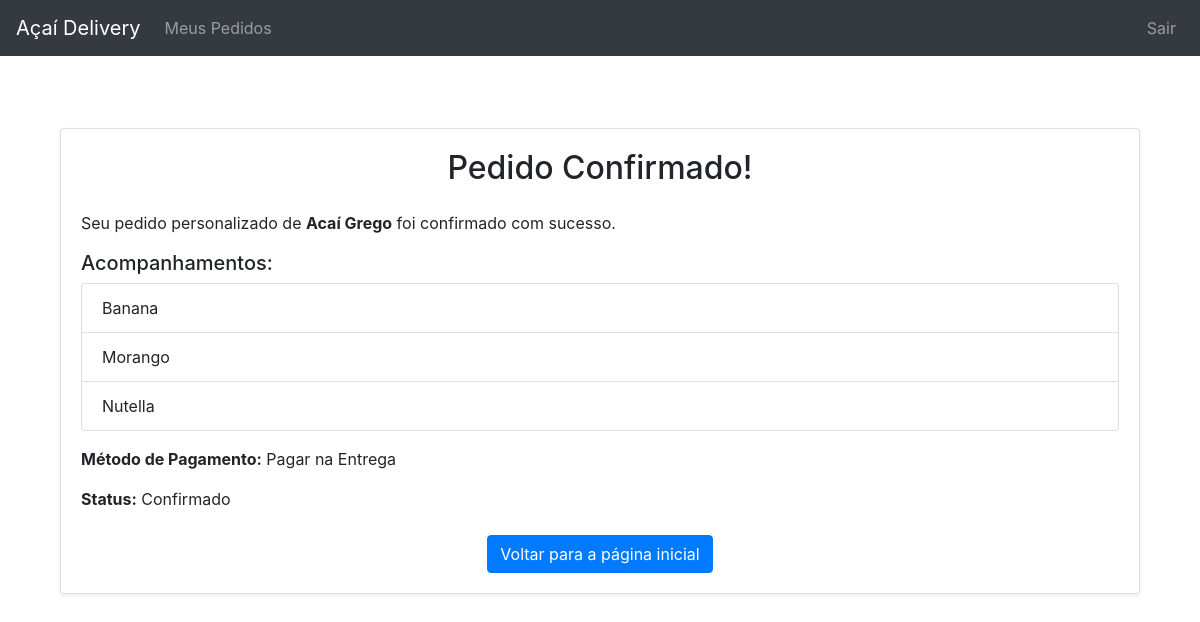
The page /pedido-confirmado/9/personalizado/ (signed in) on the database its author committed.
### pedido/models.py (models this page shows, shortened)
class PedidoPersonalizado(models.Model):
    usuario = models.ForeignKey(User, on_delete=models.CASCADE)
    sabor = models.ForeignKey(Sabor, on_delete=models.CASCADE)
    acompanhamentos = models.ManyToManyField(Acompanhamento, blank=True)
    tamanho = models.ForeignKey(Tamanho, on_delete=models.CASCADE)
    quantidade = models.PositiveIntegerField(default=1)
    data_pedido = models.DateTimeField(auto_now_add=True)
    METODOS_PAGAMENTO = [
        ('pagamento_na_entrega', 'Pagar na Entrega'),
    ]
    metodo_pagamento = models.CharField(max_length=20, choices=METODOS_PAGAMENTO, default='pagamento_na_entrega')
    STATUS_PEDIDO = [
        ('pendente', 'Pendente'),
        ('confirmado', 'Confirmado'),
        ('em_transito', 'Em Trânsito'),
        ('entregue', 'Entregue'),
    ]
    status = models.CharField(max_length=20, choices=STATUS_PEDIDO, default='pendente')

### ingrediente/models.py (models this page shows, shortened)
class Sabor(models.Model):
    nome = models.CharField(max_length=100)
    preco_adicional = models.DecimalField(max_digits=5, decimal_places=2)

class Acompanhamento(models.Model):
    nome = models.CharField(max_length=100)
    preco_adicional = models.DecimalField(max_digits=5, decimal_places=2)

### pedido/views.py (the view)
# urls.py: path('pedido-confirmado/<int:pedido_id>/<str:tipo_pedido>/', views.pedido_confirmado, name='pedido_confirmado'),
@login_required
def pedido_confirmado(request, pedido_id, tipo_pedido):
    if tipo_pedido == 'produto':
        pedido = get_object_or_404(PedidoProduto, id=pedido_id)
    elif tipo_pedido == 'personalizado':
        pedido = get_object_or_404(PedidoPersonalizado, id=pedido_id)
    else:
        return render(request, 'pedido/erro.html', {'mensagem': 'Tipo de pedido inválido.'})
    return render(request, 'pedido/pedido_confirmado.html', {'pedido': pedido, 'tipo_pedido': tipo_pedido})

### templates/pedido/pedido_confirmado.html
{% extends 'base.html' %}
{% block content %}
<div class="container mt-5">
    <div class="card shadow-sm">
        <div class="card-body">
            <h2 class="card-title text-center">Pedido Confirmado!</h2>
            <div class="mt-4">
                {% if tipo_pedido == 'produto' %}
                    <p>Seu pedido de <strong>{{ pedido.produto.nome }}</strong> foi confirmado com sucesso.</p>
                {% elif tipo_pedido == 'personalizado' %}
                    <p>Seu pedido personalizado de <strong>{{ pedido.sabor.nome }}</strong> foi confirmado com sucesso.</p>
                    <h5 class="mt-3">Acompanhamentos:</h5>
                    <ul class="list-group mb-3">
                        {% for acompanhamento in pedido.acompanhamentos.all %}
                            <li class="list-group-item">{{ acompanhamento.nome }}</li>
                        {% empty %}
                            <li class="list-group-item">Nenhum acompanhamento selecionado</li>
                        {% endfor %}
                    </ul>
                {% endif %}
            </div>
            <p><strong>Método de Pagamento:</strong> {{ pedido.get_metodo_pagamento_display }}</p>
            <p><strong>Status:</strong> {{ pedido.get_status_display }}</p>
            <div class="text-center mt-4">
                <a href="{% url 'listar_index' %}" class="btn btn-primary">Voltar para a página inicial</a>
            </div>
        </div>
    </div>
</div>
{% endblock %}

### templates/base.html (style rules this page uses)
.container { margin-bottom: 60px; }

### rows shown on the page
PedidoPersonalizado: sabor.nome "Acaí Grego", metodo_pagamento "Pagar na Entrega", status "Confirmado"
Acompanhamento: nome "Banana"
Acompanhamento: nome "Morango"
Acompanhamento: nome "Nutella"
